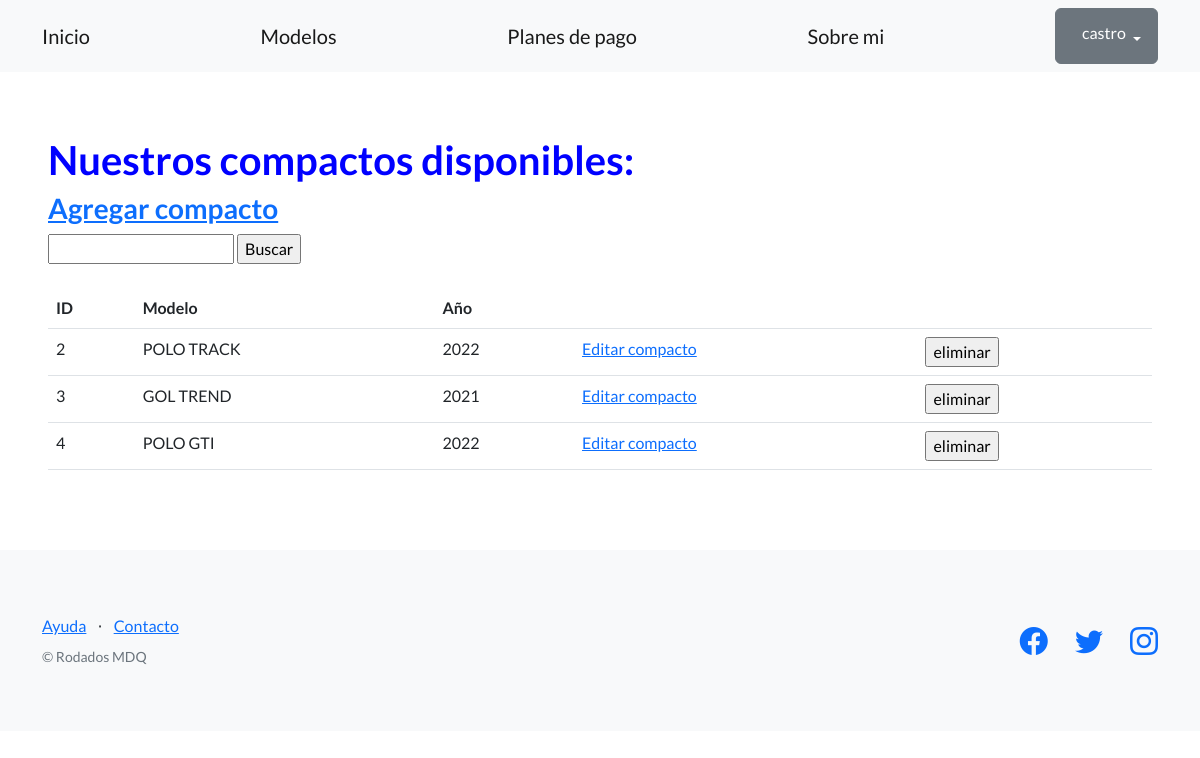
The app's page /pages/compacto/ (signed in), older data.
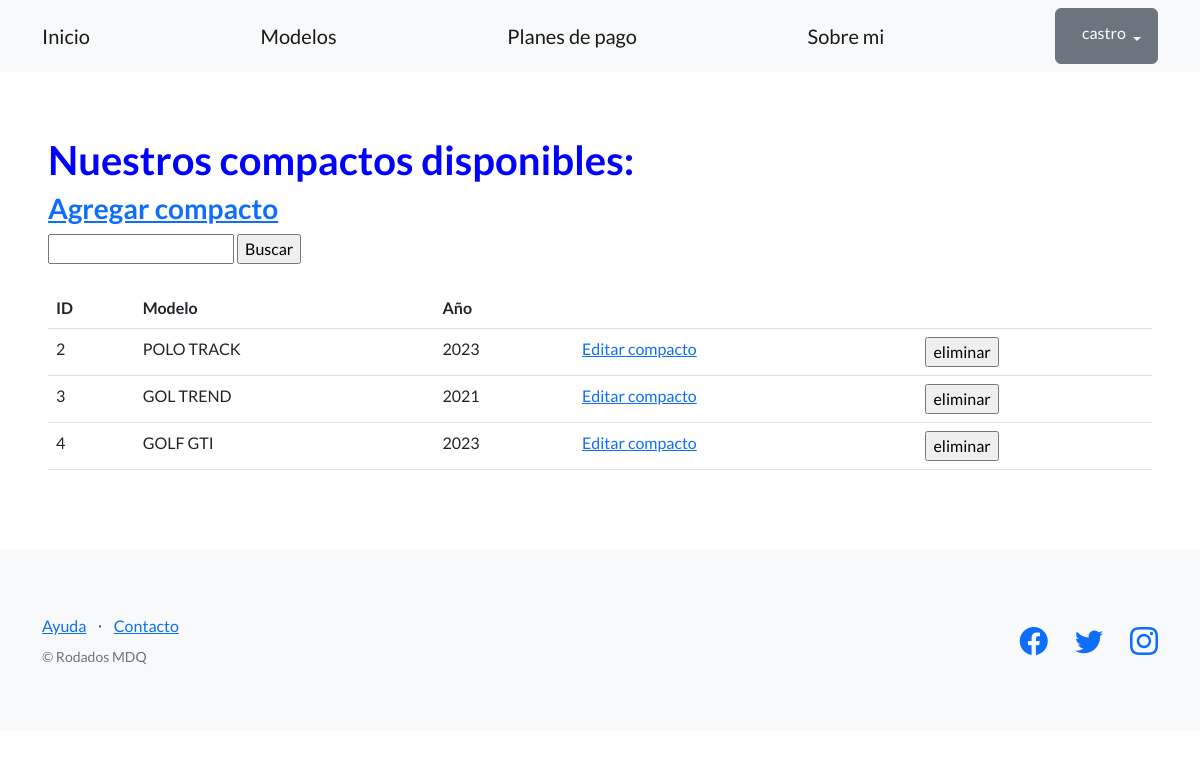
The same page, newer data.
### blog_rodados/models.py (models this page shows, shortened)
class Compacto(models.Model):
    marca = models.CharField(max_length=32)
    modelo = models.CharField(max_length=32)
    anio = models.IntegerField()

### blog_rodados/views.py (the view)
# urls.py: path("compacto/", listar_compactos, name="auto_compacto"),
def listar_compactos(request):
    contexto = {
        "compacto": Compacto.objects.all(),
    }
    http_response = render(
        request=request,
        template_name='blog_rodados/lista_compacto.html',
        context=contexto,
    )
    return http_response

### blog_rodados/templates/blog_rodados/lista_compacto.html (shortened to what this page needs)
{% extends "base.html" %}
{% block contenido %}
<h1 style="color:blue;">
  Nuestros compactos disponibles:
</h1>
<h3><a href="{% url 'crear_compacto'  %}">Agregar compacto</a></h3>
<form action="{% url 'buscar_compacto' %}" method="post">
  <input type="text" name="busqueda">
  <input type="submit" value="Buscar">
</form>
<br>
<table class="table">
  <tbody>
    <tr>
      <th>ID</th>
      <th>Modelo</th>
      <th>Año</th>
      <th></th>
      <th></th>
    </tr>
    {% for compactos in compacto %}
    <tr>
      <td>{{ compactos.id }}</td>
      <td>{{ compactos.modelo }}</td>
      <td>{{ compactos.anio }}</td>
      <td><a href="{% url 'editar_compacto' compactos.id %}">Editar compacto</a></td>
      <td>
        <form action="{% url 'eliminar_compacto' compactos.id %}" method="post">
          <input type="submit" value="eliminar"/>
        </form>
      </td>
    </tr>
    {% endfor %}
  </tbody>
</table>
{% endblock contenido %}

Row changes from the older to the newer data that the page shows:
changed Compacto "POLO TRACK": anio "2022" → "2023"
changed Compacto id 4: modelo "POLO GTI" → "GOLF GTI"; anio "2022" → "2023"
